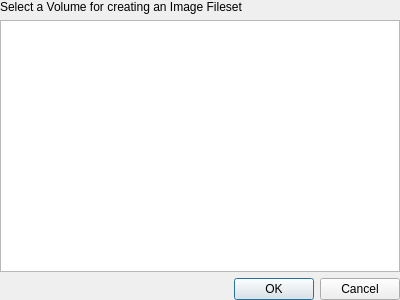
<?xml version="1.0" encoding="UTF-8"?>
<ui version="4.0">
 <class>CreateFilesetFromVolumeDlg</class>
 <widget class="QWidget" name="CreateFilesetFromVolumeDlg">
  <property name="geometry">
   <rect>
    <x>0</x>
    <y>0</y>
    <width>400</width>
    <height>300</height>
   </rect>
  </property>
  <property name="windowTitle">
   <string>New Fileset from Volume</string>
  </property>
  <layout class="QVBoxLayout" name="verticalLayout">
   <property name="margin">
    <number>0</number>
   </property>
   <item>
    <widget class="QLabel" name="label">
     <property name="text">
      <string>Select a Volume for creating an Image Fileset</string>
     </property>
    </widget>
   </item>
   <item>
    <widget class="StyledTreeView" name="treeView">
     <property name="headerHidden">
      <bool>true</bool>
     </property>
    </widget>
   </item>
   <item>
    <layout class="QHBoxLayout" name="horizontalLayout">
     <item>
      <widget class="QDialogButtonBox" name="buttonBox">
       <property name="standardButtons">
        <set>QDialogButtonBox::Cancel|QDialogButtonBox::Ok</set>
       </property>
      </widget>
     </item>
    </layout>
   </item>
  </layout>
 </widget>
 <customwidgets>
  <customwidget>
   <class>StyledTreeView</class>
   <extends>QTreeView</extends>
   <header>FileWaveGuiLib/styledviews/styledtreeview.h</header>
  </customwidget>
 </customwidgets>
 <resources/>
 <connections/>
</ui>
